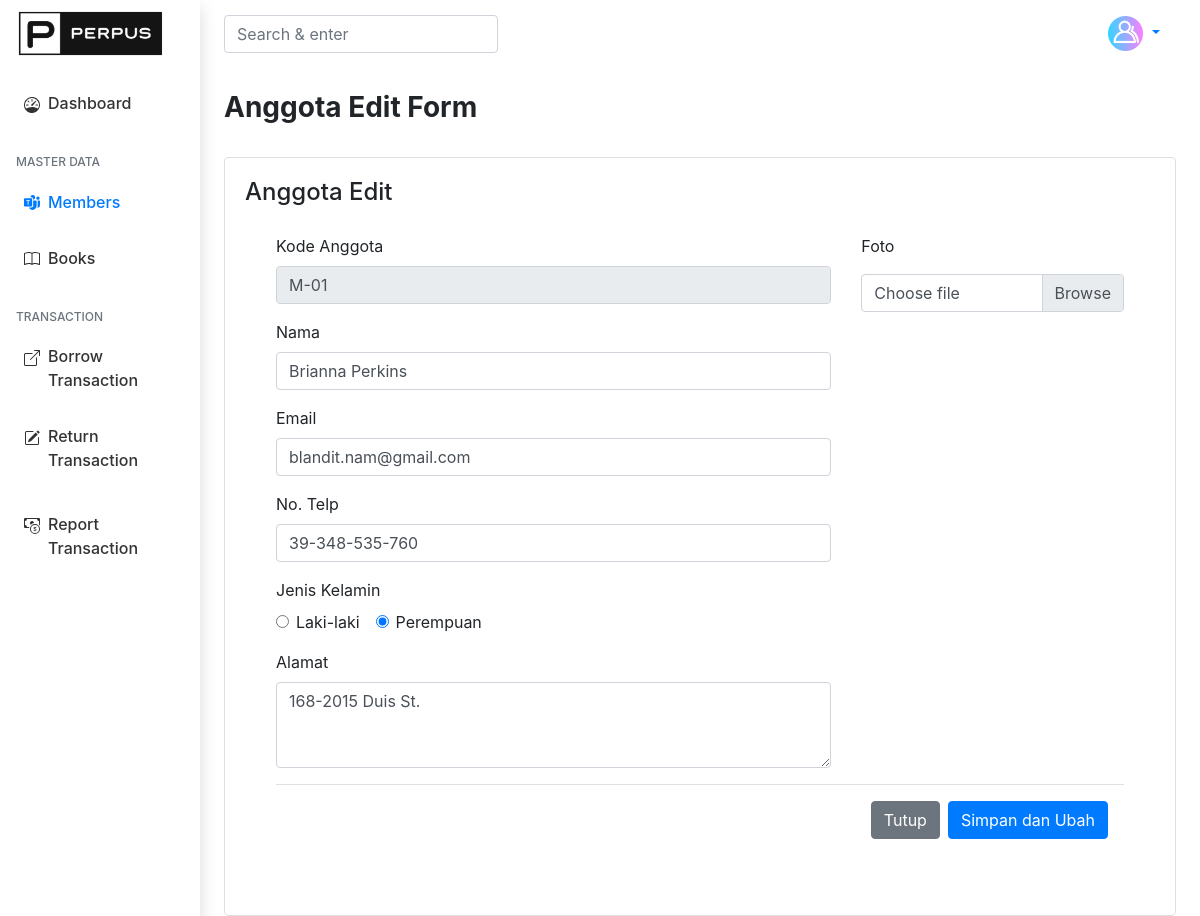
Page /src/members/member_edit.php?id=1 (signed in) on the committed database.
### tables this page shows
CREATE TABLE `anggota` (
  `id_anggota` int(11) NOT NULL,
  `kode_anggota` varchar(10) NOT NULL,
  `nama` varchar(50) NOT NULL,
  `email` varchar(75) NOT NULL,
  `telp` varchar(15) NOT NULL,
  `alamat` text NOT NULL,
  `foto` varchar(255) DEFAULT NULL,
  `jenis_kelamin` enum('L','P') NOT NULL
);

### src/members/member_edit.php (the view, shortened to what this page needs)
<?php
include_once '../../config.php';
$member_id = $_GET['id'];
$memberById = mysqli_query($conn, "SELECT * FROM anggota WHERE id_anggota = '$member_id'");
$member = mysqli_fetch_assoc($memberById);
?>
<!doctype html>
<html lang="en">
<head>
    <link rel="stylesheet" href="https://cdn.jsdelivr.net/npm/bootstrap@4.6.2/dist/css/bootstrap.min.css">
    <link href="../../assets/css/styles.css" rel="stylesheet">
</head>
<body>
    <div class="container-fluid">
        <div class="row">
            <nav id="sidebarMenu" class="col-md-3 col-lg-2 d-md-block sidebar collapse shadow pt-2">
                <div class="logo pl-3">
                    <a href="dashboard.php">
                        <img src="../../assets/img/logo2.png" width="150" alt="">
                    </a>
                </div>
                <div class="sidebar-sticky pt-3">
                    <ul class="nav flex-column">
                        <div class="menu-sidebar p-2 ">
                            <li class="nav-item ">
                                <a class="nav-link d-flex " href="../dashboard.php">
                                    <div class="icon align-middle">
                                    </div>
                                    <div class=" ml-2 text">
                                        <span>Dashboard</span>
                                    </div>
                                </a>
                            </li>
                        </div>
                    </ul>
                    <h6 class="sidebar-heading d-flex justify-content-between align-items-center px-3 mt-4 mb-1 text-muted">
                        <span>Master Data</span>
                    </h6>
                    <ul class="nav flex-column mb-2">
                        <div class="menu-sidebar p-2 ">
                            <li class="nav-item">
                                <a class="nav-link active d-flex" href="members.php">
                                    <div class="icon align-middle">
                                    </div>
                                    <div class=" ml-2 text">
                                        <span>Members</span>
                                    </div>
                                </a>
                            </li>
                        </div>
                        <div class="menu-sidebar p-2 ">
                            <li class="nav-item">
                                <a class="nav-link d-flex" href="../books/books.php">
                                    <div class="icon align-middle">
                                    </div>
                                    <div class=" ml-2 text">
                                        <span>Books</span>
                                    </div>
                                </a>
                            </li>
                        </div>
                    </ul>
                    <h6 class="sidebar-heading d-flex justify-content-between align-items-center px-3 mt-4 mb-1 text-muted">
                        <span>Transaction</span>
                    </h6>
                    <ul class="nav flex-column mb-2 ">
                        <div class="menu-sidebar p-2 ">
                            <li class="nav-item">
                                <a class="nav-link d-flex" href="../transaction/borrows/borrows.php">
                                    <div class="icon align-middle">
                                    </div>
                                    <div class=" ml-2 text">
                                        <span>Borrow Transaction</span>
                                    </div>
                                </a>
                            </li>
                        </div>
                        <div class="menu-sidebar p-2 ">
                            <li class="nav-item">
                                <a class="nav-link d-flex" href="../transaction/returns/returns.php">
                                    <div class="icon align-middle">
                                    </div>
                                    <div class=" ml-2 text">
                                        <span>Return Transaction</span>
                                    </div>
                                </a>
                            </li>
                        </div>
                    </ul>
                    <ul class="nav flex-column">
                        <div class="menu-sidebar p-2 ">
                            <li class="nav-item">
                                <a class="nav-link d-flex" href="../transaction/reports/reports.php">
                                    <div class="icon align-middle">
                                    </div>
                                    <div class=" ml-2 text">
                                        <span>Report Transaction</span>
                                    </div>
                                </a>
                            </li>
                        </div>
                    </ul>
                </div>
            </nav>
            <main role="main" class="col-md-9 ml-sm-auto col-lg-10 px-md-4 pt-2">
                <div class="d-flex justify-content-between">
                    <form class="form-inline my-2 my-lg-0">
                        <input class="form-control mr-sm-2" type="search" placeholder="Search & enter" aria-label="Search">
                    </form>
                    <li class="nav-item dropdown list-unstyled pr-0 pl-0">
                        <a class="nav-link dropdown-toggle" href="#" id="navbarDropdown" role="button" data-toggle="dropdown" aria-haspopup="true" aria-expanded="false">
                            <img width="35" src="../../assets/img/default.png" alt="">
                        </a>
                    </li>
                </div>
                <div class=" justify-content-between flex-wrap flex-md-nowrap align-items-center pt-3 pb-2 mb-3 mt-3">
                    <div class="greetings">
                        <h3 class="font-weight-bolder">Anggota Edit Form</h3>
                    </div>
                </div>
                <div class="row">
                    <div class="col-12">
                        <div class="card rounded-lg">
                            <div class="card-body">
                                <div>
                                    <div class="mb-4">
                                        <div class="header-table d-flex justify-content-between">
                                            <h4 class="card-title">Anggota Edit</h4>
                                        </div>
                                        <form action="member_crud.php" method="POST" enctype="multipart/form-data">
                                            <div class="modal-body">
                                                <div class="container">
                                                    <div class="row">
                                                        <div class="col-md-8">
                                                            <div class="form-group">
                                                                <label for="kode_anggota">Kode Anggota</label>
                                                                <input type="text" class="form-control submit" id="kode_anggota" name="kode_anggota" value="<?= $member['kode_anggota'] ?>" disabled>
                                                            </div>
                                                            <div class="form-group">
                                                                <label for="nama">Nama</label>
                                                                <input type="text" class="form-control submit" id="nama" name="nama" value="<?= $member['nama'] ?>" required>
                                                            </div>
                                                            <div class="form-group">
                                                                <label for="email">Email</label>
                                                                <input type="email" class="form-control" id="email" name="email" value="<?= $member['email'] ?>" required>
                                                            </div>
                                                            <div class="form-group">
                                                                <label for="telp">No. Telp</label>
                                                                <input type="text" class="form-control" id="telp" name="telp" value="<?= $member['telp'] ?>" required>
                                                            </div>
                                                            <div class="form-group">
                                                                <label for="telp">Jenis Kelamin</label>
                                                                <div class="radio-btn d-flex">
                                                                    <div class="form-check mr-3">
                                                                        <input class="form-check-input" type="radio" name="jenis_kelamin" id="jenis_kelamin1" value="L" <?= ($member['jenis_kelamin'] === "L") ? 'checked' : ''; ?>>
                                                                        <label class="form-check-label" for="jenis_kelamin1">
                                                                            Laki-laki
                                                                        </label>
                                                                    </div>
                                                                    <div class="form-check">
                                                                        <input class="form-check-input" type="radio" name="jenis_kelamin" id="jenis_kelamin2" value="P" <?= ($member['jenis_kelamin'] === "P") ? 'checked' : ''; ?>>
                                                                        <label class="form-check-label" for="jenis_kelamin2">
                                                                            Perempuan
                                                                        </label>
                                                                    </div>
                                                                </div>
                                                            </div>
                                                            <div class="form-group">
                                                                <label for="alamat">Alamat</label>
                                                                <textarea id="alamat" name="alamat" class="form-control" rows="3" required><?= $member['alamat'] ?></textarea>
                                                            </div>
                                                        </div>
                                                        <div class="col-md-4 mr-auto justify-content-center align-items-center">
                                                            <div class="img">
                                                                <label for="images">Foto</label>
                                                            </div>
                                                            <div class="form-group input-group mt-2">
                                                                <div class="custom-file">
                                                                    <label class="custom-file-label" for="image">Choose file</label>
                                                                </div>
                                                            </div>
                                                        </div>
                                                    </div>
                                                    <div class="modal-footer">
                                                        <button type="button" class="btn btn-secondary" data-dismiss="modal">Tutup</button>
                                                        <button type="submit" class="btn btn-primary" name="submit" value='update'>
                                                            Simpan dan Ubah
                                                        </button>
                                                    </div>
                                                </div>
                                            </div>
                                        </form>
                                    </div>
                                </div>
                            </div>
                        </div>
                    </div>
                </div>
            </main>
        </div>
    </div>
</body>
</html>

### assets/css/styles.css (style rules this page uses)
.sidebar { position: fixed; top: 0; bottom: 0; left: 0; z-index: 100; padding: 48px 0 0; box-shadow: inset -1px 0 0 rgba(0, 0, 0, .1); }
.sidebar-sticky { position: relative; top: 0; height: calc(100vh - 48px); padding-top: .5rem; overflow-x: hidden; overflow-y: auto; }
.sidebar .nav-link { font-weight: 500; color: #333; }
.sidebar .nav-link.active { color: #007bff; }
.sidebar-heading { font-size: .75rem; text-transform: uppercase; }

### rows in the picture
anggota: kode_anggota "M-01", nama "Brianna Perkins", email "blandit.nam@gmail.com", telp "39-348-535-760", jenis_kelamin "☐ Laki-laki", jenis_kelamin "☑ Perempuan", alamat "168-2015 Duis St."
